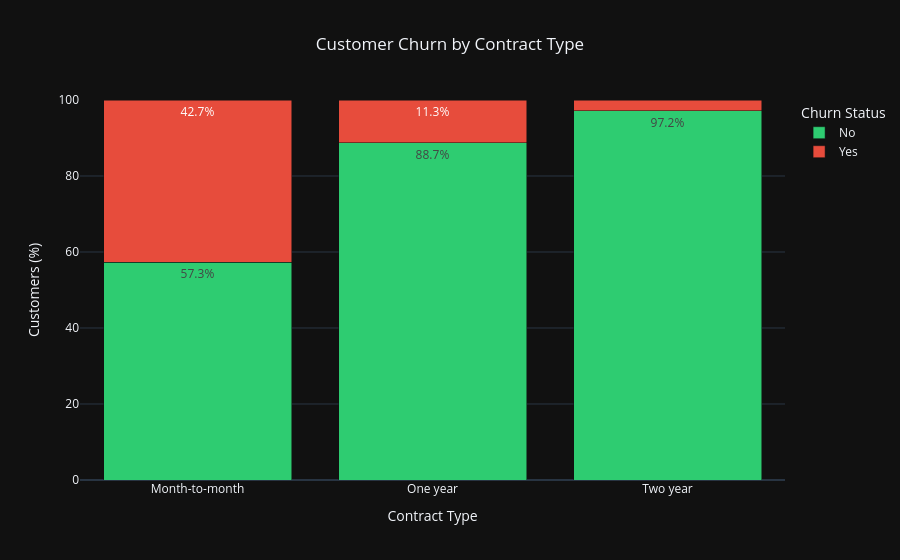

The notebook cell saved with this chart:
### Markdown cell above
<h3>Churn by Contract Type:</h3>

### Code cell
import pandas as pd
import plotly.express as px

contract_churn = pd.crosstab(
    df["Contract"],
    df["Churn"],
    normalize="index"
).mul(100).reset_index()

contract_churn = contract_churn.melt(
    id_vars="Contract",
    var_name="Churn",
    value_name="Percentage"
)

fig = px.bar(
    contract_churn,
    x="Contract",
    y="Percentage",
    color="Churn",
    barmode="stack",
    text=contract_churn["Percentage"].round(1),
    color_discrete_map={
        "No": "#2ECC71",
        "Yes": "#E74C3C"
    },
    title="Customer Churn by Contract Type",
    template="plotly_dark"
)

fig.update_traces(
    texttemplate="%{text}%",
    hovertemplate=(
        "Contract: %{x}<br>"
        "Status: %{fullData.name}<br>"
        "Percentage: %{y:.2f}%<extra></extra>"
    )
)

fig.update_layout(
    title_x=0.5,
    xaxis_title="Contract Type",
    yaxis_title="Customers (%)",
    yaxis_range=[0, 100],
    legend_title_text="Churn Status"
)

fig.show()

### Figure 1 — Plotly figure (JSON) as saved in the notebook; plotly's stock layout.template omitted (floating-point values rounded to 4 significant figures)
{"data": [{"hovertemplate": "Contract: %{x}<br>Status: %{fullData.name}<br>Percentage: %{y:.2f}%<extra></extra>", "legendgroup": "No", "marker": {"color": "#2ECC71", "pattern": {"shape": ""}}, "name": "No", "orientation": "v", "showlegend": true, "text": [57.3, 88.7, 97.2], "textposition": "auto", "texttemplate": "%{text}%", "type": "bar", "x": ["Month-to-month", "One year", "Two year"], "xaxis": "x", "y": [57.29, 88.72, 97.15], "yaxis": "y"}, {"hovertemplate": "Contract: %{x}<br>Status: %{fullData.name}<br>Percentage: %{y:.2f}%<extra></extra>", "legendgroup": "Yes", "marker": {"color": "#E74C3C", "pattern": {"shape": ""}}, "name": "Yes", "orientation": "v", "showlegend": true, "text": [42.7, 11.3, 2.8], "textposition": "auto", "texttemplate": "%{text}%", "type": "bar", "x": ["Month-to-month", "One year", "Two year"], "xaxis": "x", "y": [42.71, 11.28, 2.849], "yaxis": "y"}], "layout": {"barmode": "stack", "legend": {"title": {"text": "Churn Status"}, "tracegroupgap": 0}, "title": {"text": "Customer Churn by Contract Type", "x": 0.5}, "xaxis": {"anchor": "y", "domain": [0, 1], "title": {"text": "Contract Type"}}, "yaxis": {"anchor": "x", "domain": [0, 1], "range": [0, 100], "title": {"text": "Customers (%)"}}}}
